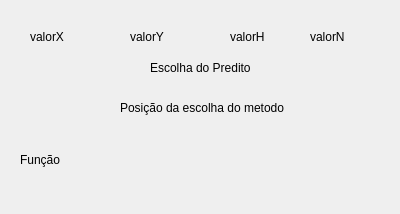
<?xml version="1.0" encoding="UTF-8"?>
<ui version="4.0">
 <class>telaResp</class>
 <widget class="QDialog" name="telaResp">
  <property name="geometry">
   <rect>
    <x>0</x>
    <y>0</y>
    <width>400</width>
    <height>214</height>
   </rect>
  </property>
  <property name="windowTitle">
   <string>Dialog</string>
  </property>
  <widget class="QLabel" name="valX">
   <property name="geometry">
    <rect>
     <x>30</x>
     <y>30</y>
     <width>46</width>
     <height>13</height>
    </rect>
   </property>
   <property name="text">
    <string>valorX</string>
   </property>
  </widget>
  <widget class="QLabel" name="valY">
   <property name="geometry">
    <rect>
     <x>130</x>
     <y>30</y>
     <width>46</width>
     <height>13</height>
    </rect>
   </property>
   <property name="text">
    <string>valorY</string>
   </property>
  </widget>
  <widget class="QLabel" name="valFu">
   <property name="geometry">
    <rect>
     <x>20</x>
     <y>150</y>
     <width>331</width>
     <height>20</height>
    </rect>
   </property>
   <property name="text">
    <string>Função</string>
   </property>
  </widget>
  <widget class="QLabel" name="valN">
   <property name="geometry">
    <rect>
     <x>310</x>
     <y>30</y>
     <width>46</width>
     <height>13</height>
    </rect>
   </property>
   <property name="text">
    <string>valorN</string>
   </property>
  </widget>
  <widget class="QLabel" name="valH">
   <property name="geometry">
    <rect>
     <x>230</x>
     <y>30</y>
     <width>46</width>
     <height>13</height>
    </rect>
   </property>
   <property name="text">
    <string>valorH</string>
   </property>
  </widget>
  <widget class="QLabel" name="escPreditor">
   <property name="geometry">
    <rect>
     <x>150</x>
     <y>60</y>
     <width>101</width>
     <height>16</height>
    </rect>
   </property>
   <property name="text">
    <string>Escolha do Preditor</string>
   </property>
  </widget>
  <widget class="QLabel" name="escMetodo">
   <property name="geometry">
    <rect>
     <x>120</x>
     <y>100</y>
     <width>171</width>
     <height>16</height>
    </rect>
   </property>
   <property name="text">
    <string>Posição da escolha do metodo</string>
   </property>
  </widget>
 </widget>
 <resources/>
 <connections/>
</ui>
